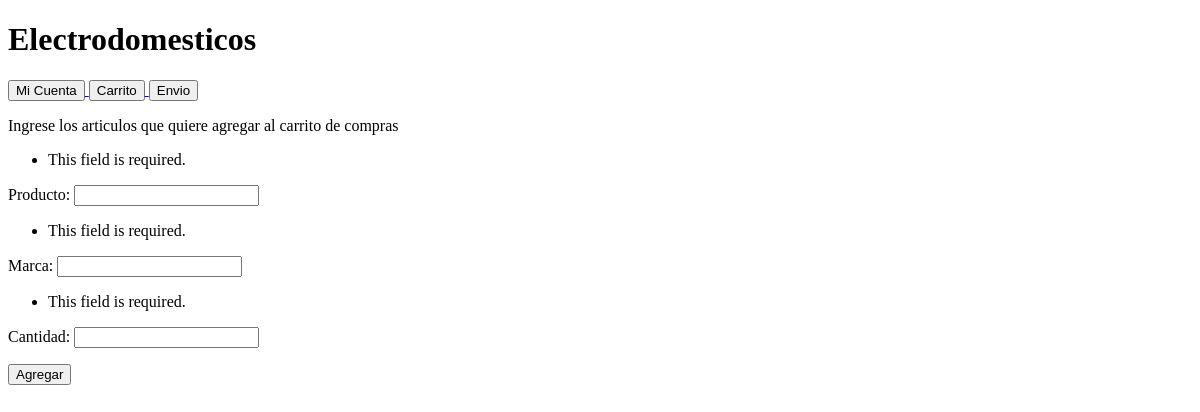
The page /articulos/create on the database as committed earlier.
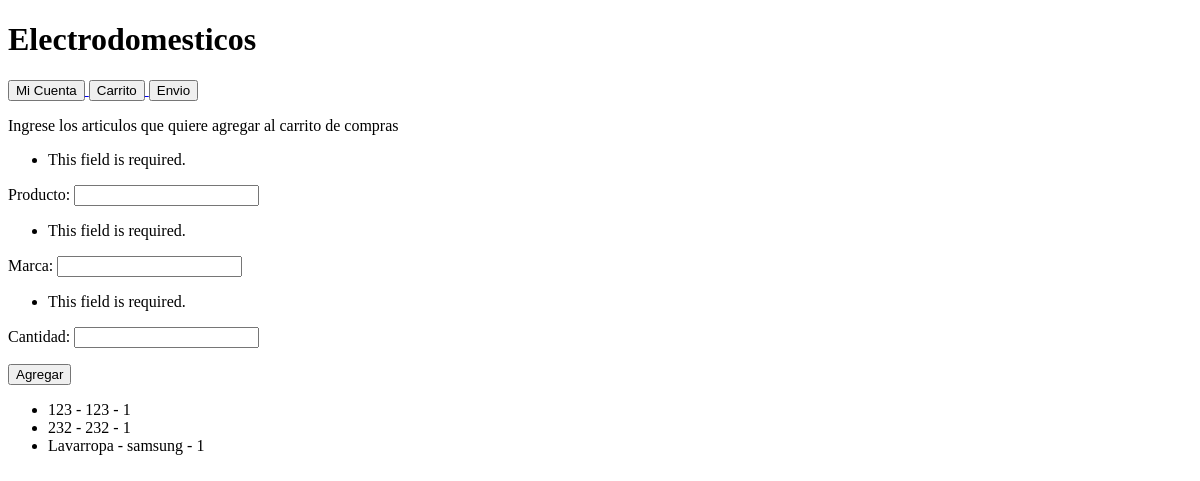
The same page on the database as committed later.
### AppCoder/models.py (models this page shows)
class Articulo(models.Model):
    producto = models.TextField(max_length=100)
    marca = models.TextField(max_length=100, default="samsung")
    cantidad = models.TextField(max_length=100, default="1")
    def __str__(self):
        return f"{self.producto} - {self.marca} - {self.cantidad}"

### AppCoder/views.py (the view)
# urls.py: path('articulos/create', cargar_articulos, name="articulos-create"),
def cargar_articulos(request):
     f = ArticuloForm(request.POST)
     articulos = Articulo.objects.all()
     total_articulos = len(articulos)
     context={
         "articulos": articulos,
         "total_articulos": total_articulos,
         "form": f,
     }
     if f.is_valid():
         Articulo(producto=f.data["producto"], marca=f.data["marca"], cantidad=f.data["cantidad"]).save()
     return render(request, "AppCoder/articulos.html", context)

### AppCoder/forms.py
class ArticuloForm(forms.Form):
    producto = forms.CharField(max_length=100)
    marca = forms.CharField(max_length=100, initial="samsung")
    cantidad = forms.CharField(max_length=100, initial="1")

### AppCoder/templates/AppCoder/articulos.html (shortened to what this page needs)
{% extends 'AppCoder/base.html' %}
{% block titulo %} Ingrese los articulos que quiere agregar al carrito de compras {% endblock %}
{% block listado %}
<form action="{% url 'articulos-create' %}" method="POST">
    {{form.as_p}}
    <input type="submit" value="Agregar">
</form>
<ul>
    {% for articulo in articulos %}
       <li> {{articulo}}</li>
    {% endfor %}
</ul>
{% endblock %}

Rows that differ between the two databases and show on the page:
added Articulo: producto+marca+cantidad "123 - 123 - 1"
added Articulo: producto+marca+cantidad "232 - 232 - 1"
added Articulo: producto+marca+cantidad "Lavarropa - samsung - 1"
